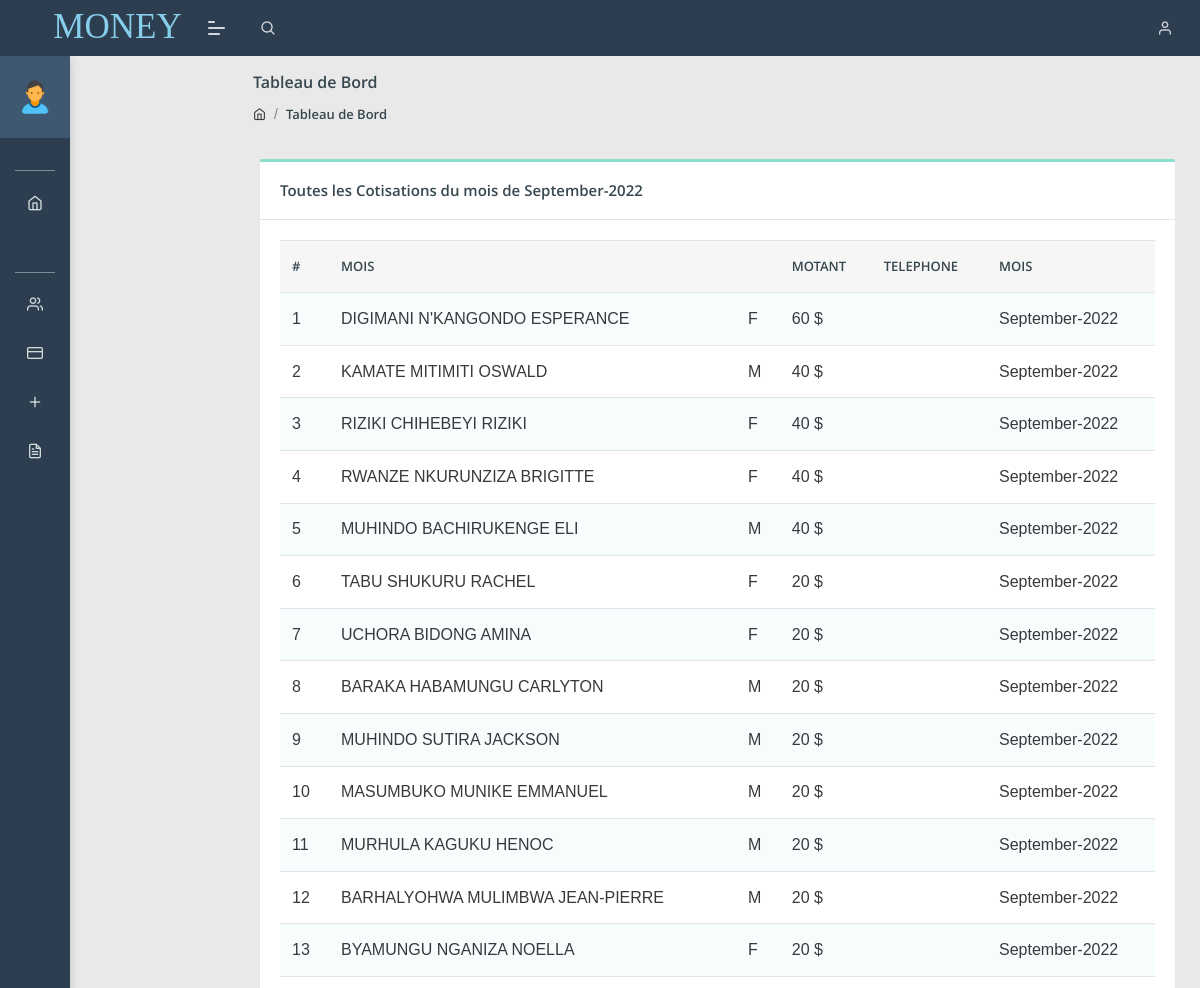
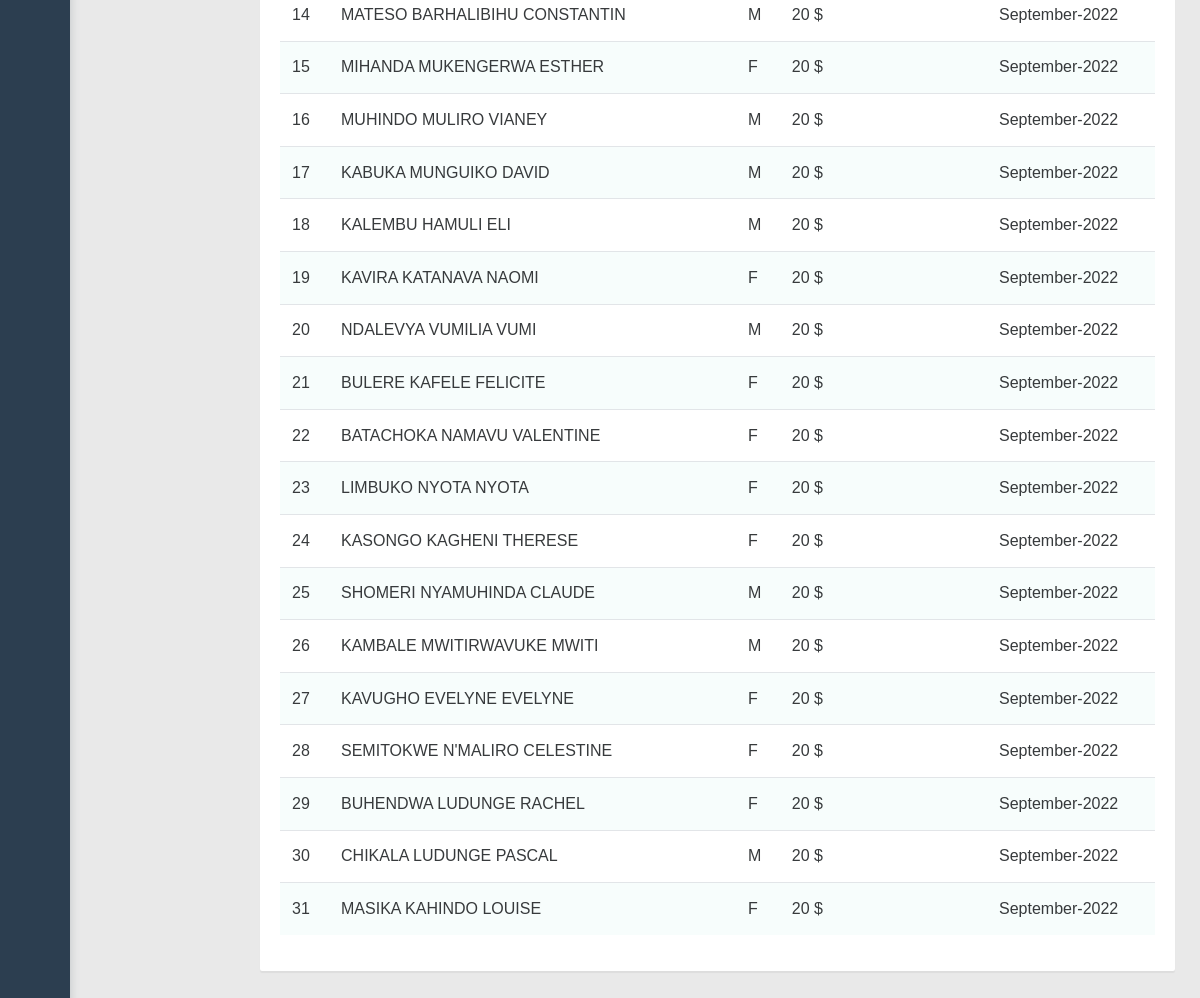
Page /single_month_details?id=September-2022 (signed in) on the committed database (2 pictures, top to bottom).
### tables this page shows
CREATE TABLE `cotisations` (
  `cotisation_id` varchar(200) NOT NULL,
  `member_id` varchar(100) NOT NULL,
  `amount` double NOT NULL,
  `date` varchar(200) NOT NULL,
  `stamp` timestamp NOT NULL DEFAULT current_timestamp() ON UPDATE current_timestamp()
);

CREATE TABLE `membres` (
  `id` varchar(50) NOT NULL,
  `fname` varchar(100) NOT NULL,
  `postnom` varchar(100) NOT NULL,
  `prenom` varchar(100) NOT NULL,
  `sex` varchar(100) NOT NULL,
  `bplace` varchar(100) NOT NULL,
  `bday` date NOT NULL,
  `phone` varchar(15) NOT NULL,
  `member_type` varchar(20) NOT NULL,
  `adress` varchar(200) NOT NULL,
  `parts` int(11) NOT NULL
);

### single_month_details.php (the view, shortened to what this page needs)
<?php
include './headers.php';
require './db/db.php';
 ?>
<body class="">
    <div class="hb_nav">
        <?php
    include './navbar.php';
    ?>
    </div>
    <div class="separator" style="height:40px;"></div>
    <div class="pcoded-main-container">
        <div class="pcoded-content">
            <div class="page-header">
                <div class="page-block">
                    <div class="row align-items-center">
                        <div class="col-md-12 p-2">
                            <div class="page-header-title">
                                <h5 class="m-b-10">Tableau de Bord</h5>
                            </div>
                            <ul class="breadcrumb">
                                <li class="breadcrumb-item"><a href="./dashboard"><i class="feather icon-home"></i></a>
                                </li>
                                <li class="breadcrumb-item"><a href="#!">Tableau de Bord</a></li>
                            </ul>
                        </div>
                    </div>
                </div>
            </div>
            <div class="row">
                <div class="col-xl-12">
                    <div class="card">
                        <div class="card-header">
                            <h5>Toutes les Cotisations du mois de <?php echo $_GET['id'] ?></h5>
                        </div>
                        <div class="card-body table-border-style">
                            <div class="table-responsive">
                                <table class="table table-striped">
                                    <thead>
                                        <tr>
                                            <th>#</th>
                                            <th>Mois</th>
                                            <th></th>
                                            <th>Motant</th>
                                            <th>Telephone</th>
                                            <th>MOIS</th>
                                        </tr>
                                    </thead>
                                    <tbody>
                                        <?php
                                        $date_get=$_GET['id'];
                                        $sqlquery="SELECT * FROM cotisations JOIN membres ON cotisations.member_id=membres.id WHERE date='$date_get'";
                                        $result=mysqli_query($conn, $sqlquery);
                                        $count=mysqli_num_rows($result);
                                        $n=0;
                                        if($count> 0){
                                          while($row=mysqli_fetch_assoc($result)){
                                            $n++;
                                            ?>
                                        <tr>
                                            <td><?php echo $n ?></td>
                                            <td><?php echo $row['fname'].' '.$row['postnom'].' '.$row['prenom'] ?></td>
                                            <td><?php echo $row['sex'] ?></td>
                                            <td><?php echo $row['amount']  ?> $</td>
                                            <td><?php echo $row['phone'] ?></td>
                                            <td><?php echo $row['date'] ?></td>
                                        </tr>
                                        <?php }} ?>
                                    </tbody>
                                </table>
                            </div>
                        </div>
                    </div>
                </div>
            </div>
</body>
</html>

### rows in the picture
cotisations: membres.fname "DIGIMANI", membres.postnom "N'KANGONDO", membres.prenom "ESPERANCE", membres.sex "F", amount "60", date "September-2022"
cotisations: membres.fname "KAMATE", membres.postnom "MITIMITI", membres.prenom "OSWALD", membres.sex "M", amount "40", date "September-2022"
cotisations: membres.fname "RIZIKI", membres.postnom "CHIHEBEYI", membres.prenom "RIZIKI", membres.sex "F", amount "40", date "September-2022"
cotisations: membres.fname "RWANZE", membres.postnom "NKURUNZIZA", membres.prenom "BRIGITTE", membres.sex "F", amount "40", date "September-2022"
cotisations: membres.fname "MUHINDO", membres.postnom "BACHIRUKENGE", membres.prenom "ELI", membres.sex "M", amount "40", date "September-2022"
cotisations: membres.fname "TABU", membres.postnom "SHUKURU", membres.prenom "RACHEL", membres.sex "F", amount "20", date "September-2022"
cotisations: membres.fname "UCHORA", membres.postnom "BIDONG", membres.prenom "AMINA", membres.sex "F", amount "20", date "September-2022"
cotisations: membres.fname "BARAKA", membres.postnom "HABAMUNGU", membres.prenom "CARLYTON", membres.sex "M", amount "20", date "September-2022"
cotisations: membres.fname "MUHINDO", membres.postnom "SUTIRA", membres.prenom "JACKSON", membres.sex "M", amount "20", date "September-2022"
cotisations: membres.fname "MASUMBUKO", membres.postnom "MUNIKE", membres.prenom "EMMANUEL", membres.sex "M", amount "20", date "September-2022"
cotisations: membres.fname "MURHULA", membres.postnom "KAGUKU", membres.prenom "HENOC", membres.sex "M", amount "20", date "September-2022"
cotisations: membres.fname "BARHALYOHWA", membres.postnom "MULIMBWA", membres.prenom "JEAN-PIERRE", membres.sex "M", amount "20", date "September-2022"
cotisations: membres.fname "BYAMUNGU", membres.postnom "NGANIZA", membres.prenom "NOELLA", membres.sex "F", amount "20", date "September-2022"
cotisations: membres.fname "MATESO", membres.postnom "BARHALIBIHU", membres.prenom "CONSTANTIN", membres.sex "M", amount "20", date "September-2022"
cotisations: membres.fname "MIHANDA", membres.postnom "MUKENGERWA", membres.prenom "ESTHER", membres.sex "F", amount "20", date "September-2022"
cotisations: membres.fname "MUHINDO", membres.postnom "MULIRO", membres.prenom "VIANEY", membres.sex "M", amount "20", date "September-2022"
cotisations: membres.fname "KABUKA", membres.postnom "MUNGUIKO", membres.prenom "DAVID", membres.sex "M", amount "20", date "September-2022"
cotisations: membres.fname "KALEMBU", membres.postnom "HAMULI", membres.prenom "ELI", membres.sex "M", amount "20", date "September-2022"
cotisations: membres.fname "KAVIRA", membres.postnom "KATANAVA", membres.prenom "NAOMI", membres.sex "F", amount "20", date "September-2022"
cotisations: membres.fname "NDALEVYA", membres.postnom "VUMILIA", membres.prenom "VUMI", membres.sex "M", amount "20", date "September-2022"
cotisations: membres.fname "BULERE", membres.postnom "KAFELE", membres.prenom "FELICITE", membres.sex "F", amount "20", date "September-2022"
cotisations: membres.fname "BATACHOKA", membres.postnom "NAMAVU", membres.prenom "VALENTINE", membres.sex "F", amount "20", date "September-2022"
cotisations: membres.fname "LIMBUKO", membres.postnom "NYOTA", membres.prenom "NYOTA", membres.sex "F", amount "20", date "September-2022"
cotisations: membres.fname "KASONGO", membres.postnom "KAGHENI", membres.prenom "THERESE", membres.sex "F", amount "20", date "September-2022"
cotisations: membres.fname "SHOMERI", membres.postnom "NYAMUHINDA", membres.prenom "CLAUDE", membres.sex "M", amount "20", date "September-2022"
cotisations: membres.fname "KAMBALE", membres.postnom "MWITIRWAVUKE", membres.prenom "MWITI", membres.sex "M", amount "20", date "September-2022"
cotisations: membres.fname "KAVUGHO", membres.postnom "EVELYNE", membres.prenom "EVELYNE", membres.sex "F", amount "20", date "September-2022"
cotisations: membres.fname "SEMITOKWE", membres.postnom "N'MALIRO", membres.prenom "CELESTINE", membres.sex "F", amount "20", date "September-2022"
cotisations: membres.fname "BUHENDWA", membres.postnom "LUDUNGE", membres.prenom "RACHEL", membres.sex "F", amount "20", date "September-2022"
cotisations: membres.fname "CHIKALA", membres.postnom "LUDUNGE", membres.prenom "PASCAL", membres.sex "M", amount "20", date "September-2022"
cotisations: membres.fname "MASIKA", membres.postnom "KAHINDO", membres.prenom "LOUISE", membres.sex "F", amount "20", date "September-2022"

### other values in the picture
$_GET['id'] "September-2022"
